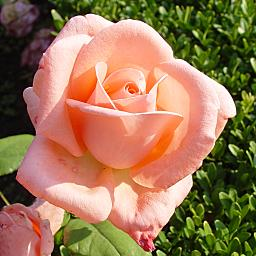
%> input picture rose4.png, 256 x 256 px
$ octave BHPF.m   (GNU Octave 9; MATLAB toolbox functions it lacks are replaced by stand-ins)
%> lines starting %> are read from the running program, lines starting %| are printed output that depends on the picture


a=imread('H:\3-2 Term\matlab_works\rose4.png');
%> a is the input picture: size 256x256x3 uint8; mean R, G, B 154.2, 118, 85.5
f=rgb2gray(a);
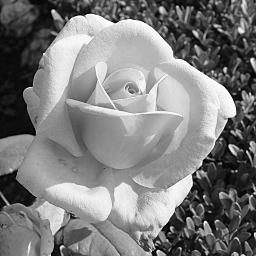
%> f: size 256x256 uint8; min 1, max 255, mean 125.1
P=30;
n=1;
[M,N,O]=size(f);
%> M = 256; N = 256; O = 1
F=fft2(double(f));

A = real(F);
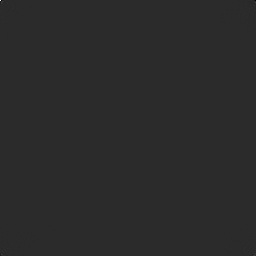
%> A: size 256x256 double; min -1678660.7, max 8198768, mean 58; drawn with min black and max white
B = imag(F);
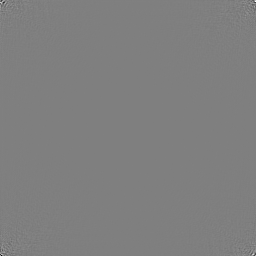
%> B: size 256x256 double; min -632987.7, max 632987.7, mean 0; drawn with min black and max white
C = sqrt(A.^2+B.^2)
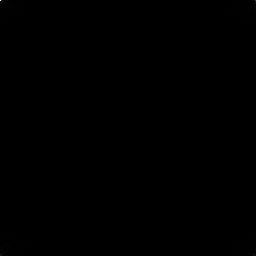
%> C: size 256x256 double; min 7.65, max 8198768, mean 5219.2; drawn with min black and max white

Fsh = fftshift(F);
R = real(Fsh);
S = imag(Fsh);
T = sqrt(R.^2+S.^2)
figure;imshow(abs(T),[]);title('Centered fourier transform of Image')

u=0:(M-1);
%> u = 256 values from 0 to 255
v=0:(N-1);
%> v = 256 values from 0 to 255
idx=find(u>M/2);
%> idx = 127 values from 130 to 256
u(idx)=u(idx)-M;
idy=find(v>N/2);
%> idy = 127 values from 130 to 256
v(idy)=v(idy)-N;
[V,U]=meshgrid(v,u);
D=sqrt(U.^2+V.^2);

H = 1 ./ (1.0 + (P ./ D).^(2*n));

Fsh = fftshift(H);
R1 = real(Fsh);
S1 = imag(Fsh);
T1 = sqrt(R1.^2+S1.^2)
figure;imshow(abs(T1),[]);title('Transform Function where Do=30 and n=2');
G=F;
for i = 1:O
    G(:,:,i) = H.*F(:,:,i);
end
g=uint8(real(ifft2(double(G))));
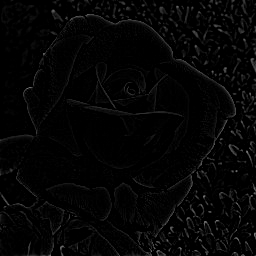
%> g: size 256x256 uint8; min 0, max 123, mean 5
figure;imshow(f),title('Original Image');
figure,imshow(g);title('Sharpened Image(Butterworth)');

$ run again, with car.jpg saved as rose4.png
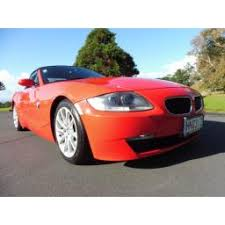
%> input picture car.jpg, 225 x 225 px
%> a is the input picture: size 225x225x3 uint8; mean R, G, B 170.6, 154.8, 153.8
%> `f=rgb2gray(a);`:
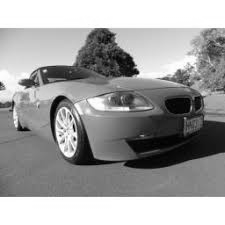
%> f: size 225x225 uint8; min 0, max 255, mean 159.4
